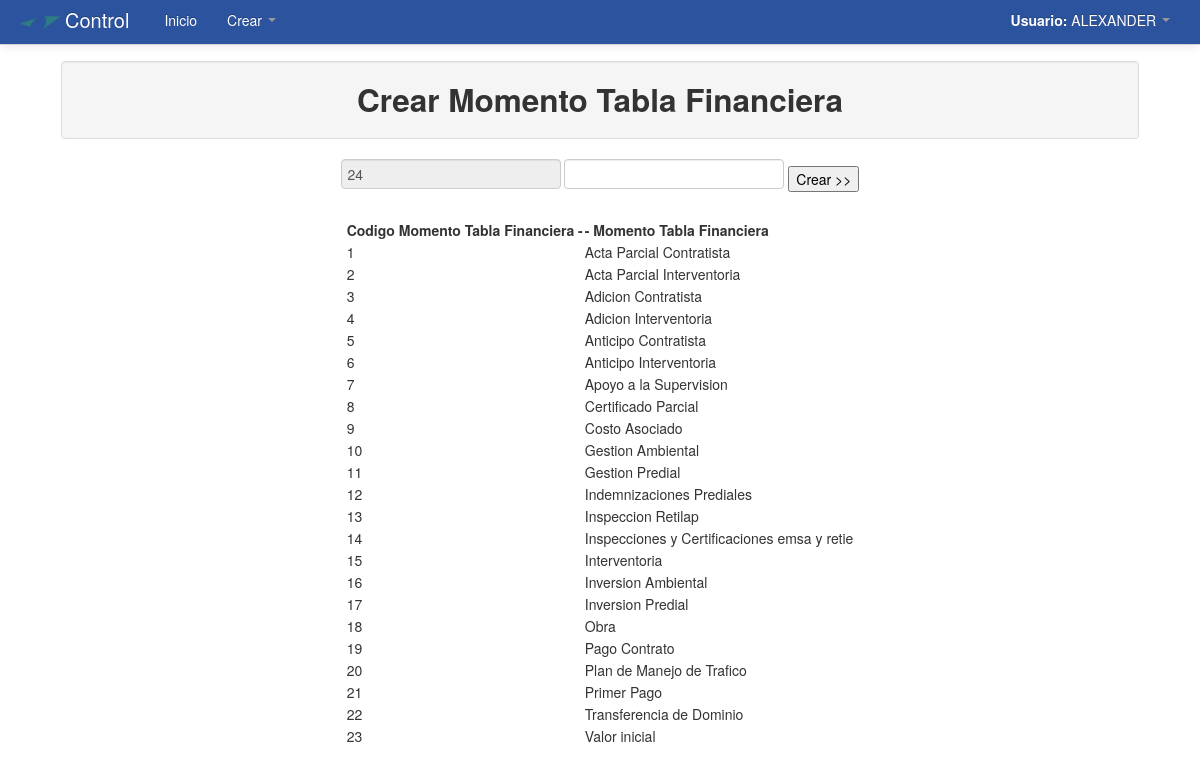
The page /Modulos/Crear/momentotablafinanciera.php (signed in) on the database its author committed.
### tables this page shows
CREATE TABLE `momentostablasfinancieras` (
  `cod_momentotablafinanciera` int(11) NOT NULL AUTO_INCREMENT,
  `momentotablafinanciera` varchar(250) NOT NULL,
  PRIMARY KEY (`cod_momentotablafinanciera`)
);

### Modulos/Crear/momentotablafinanciera.php (the view, shortened to what this page needs)
<!DOCTYPE html>
<html lang="es">
  <head>
    <link href="../../css/bootstrap.css" rel="stylesheet">
    <link href="../../css/bootstrap-responsive.css" rel="stylesheet">
  </head>
  <body>
    <?php include_once "../../menu/m_crear.php"; ?>
	<div align="center">
    	<table width="90%">
          <tr>
            <td>
            	<table class="table table-bordered">
                  <tr class="well">
                    <td>
                    	<h2 align="center">Crear Momento Tabla Financiera</h2>
                    </td>
                  </tr>
                </table>
                <div align="center">
		    <form method="POST" action="momentotablafinanciera2.php">
			<?php
				$consultaCod_momentotablafinanciera=mysql_query("SELECT MAX(cod_momentotablafinanciera) AS ultimoMomentotablafinanciera FROM momentostablasfinancieras");
					while($filamomentotablafinanciera=mysql_fetch_array($consultaCod_momentotablafinanciera)){
						$nuevoCod_momentotablafinanciera=$filamomentotablafinanciera['ultimoMomentotablafinanciera']+1;
						echo '<input type="text" name="cod_momentotablafinanciera" readonly value="'.$nuevoCod_momentotablafinanciera.'">';
					}
			?>
			<input type="text" name="momentotablafinanciera">
			<input type="submit" value="Crear >>">
		    </form>
			<table>
			<td><strong>Codigo Momento Tabla Financiera - </strong></td>
			<td><strong> - Momento Tabla Financiera </strong></td>
			<?php
				$consultamomentotablafinanciera=mysql_query("SELECT * FROM momentostablasfinancieras");
					while($filamomentotablafinanciera=mysql_fetch_array($consultamomentotablafinanciera)){
					echo "<tr>";
						echo '<td>'.$filamomentotablafinanciera['cod_momentotablafinanciera'].'</td>';
						echo '<td>'.$filamomentotablafinanciera['momentotablafinanciera'].'</td>';
					echo "</tr>";
					}
			echo "</table>";
			?>
		</table>
    </div>
  </body>
</html>

### Modulos/Crear/momentotablafinanciera.php (style rules this page uses)
body { padding-top: 60px; padding-bottom: 40px; }

### rows shown on the page
momentostablasfinancieras: cod_momentotablafinanciera "1", momentotablafinanciera "Acta Parcial Contratista"
momentostablasfinancieras: cod_momentotablafinanciera "2", momentotablafinanciera "Acta Parcial Interventoria"
momentostablasfinancieras: cod_momentotablafinanciera "3", momentotablafinanciera "Adicion Contratista"
momentostablasfinancieras: cod_momentotablafinanciera "4", momentotablafinanciera "Adicion Interventoria"
momentostablasfinancieras: cod_momentotablafinanciera "5", momentotablafinanciera "Anticipo Contratista"
momentostablasfinancieras: cod_momentotablafinanciera "6", momentotablafinanciera "Anticipo Interventoria"
momentostablasfinancieras: cod_momentotablafinanciera "7", momentotablafinanciera "Apoyo a la Supervision"
momentostablasfinancieras: cod_momentotablafinanciera "8", momentotablafinanciera "Certificado Parcial"
momentostablasfinancieras: cod_momentotablafinanciera "9", momentotablafinanciera "Costo Asociado"
momentostablasfinancieras: cod_momentotablafinanciera "10", momentotablafinanciera "Gestion Ambiental"
momentostablasfinancieras: cod_momentotablafinanciera "11", momentotablafinanciera "Gestion Predial"
momentostablasfinancieras: cod_momentotablafinanciera "12", momentotablafinanciera "Indemnizaciones Prediales"
momentostablasfinancieras: cod_momentotablafinanciera "13", momentotablafinanciera "Inspeccion Retilap"
momentostablasfinancieras: cod_momentotablafinanciera "14", momentotablafinanciera "Inspecciones y Certificaciones emsa y retie"
momentostablasfinancieras: cod_momentotablafinanciera "15", momentotablafinanciera "Interventoria"
momentostablasfinancieras: cod_momentotablafinanciera "16", momentotablafinanciera "Inversion Ambiental"
momentostablasfinancieras: cod_momentotablafinanciera "17", momentotablafinanciera "Inversion Predial"
momentostablasfinancieras: cod_momentotablafinanciera "18", momentotablafinanciera "Obra"
momentostablasfinancieras: cod_momentotablafinanciera "19", momentotablafinanciera "Pago Contrato"
momentostablasfinancieras: cod_momentotablafinanciera "20", momentotablafinanciera "Plan de Manejo de Trafico"
momentostablasfinancieras: cod_momentotablafinanciera "21", momentotablafinanciera "Primer Pago"
momentostablasfinancieras: cod_momentotablafinanciera "22", momentotablafinanciera "Transferencia de Dominio"
momentostablasfinancieras: cod_momentotablafinanciera "23", momentotablafinanciera "Valor inicial"

### other values the page prints
$_SESSION['user_name'] "ALEXANDER"
